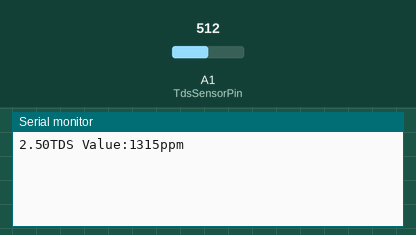
The sketch below on a simulated Arduino Uno, built with avr-gcc and run on an emulated ATmega328P. Shown: the last lines printed to the serial monitor. The inputs (shaded band) are chosen by the test bench; at power-on: A1 (TdsSensorPin) = 512.

Above: at 1.2 s.
1.3 s: A1 (TdsSensorPin) set to 716
At 2.1 s:
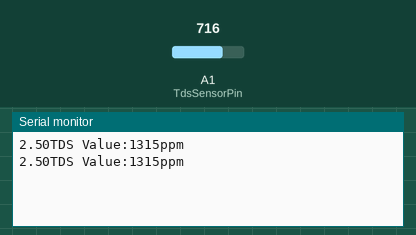
2.8 s: A1 (TdsSensorPin) set to 810
At 3.9 s:
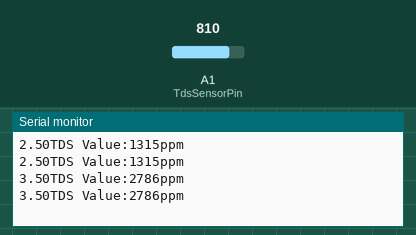
Timing chart, 0 to 5.8 s (numbered marks = the images above; inputs shaded):
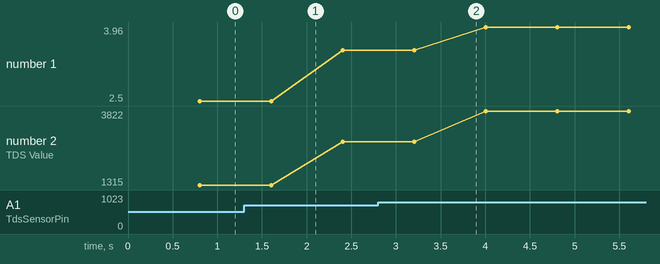

Measured:
- plotted number 1: 2.5 → 3.5 after the input at 1.3 s, 3.5 → 3.96 after the input at 2.8 s
- plotted number 2: 1315 → 2786 after the input at 1.3 s, 2786 → 3822 after the input at 2.8 s

The sketch:

codigo.ino
```cpp
#define TdsSensorPin A1
#define VREF 5.0 // Tensão do arduino
#define SCOUNT 30 // numero de amostras

int analogBuffer[SCOUNT]; // buffer para média
int analogBufferTemp[SCOUNT]; // buffer temporario

int analogBufferIndex = 0; // indice do buffer
int copyIndex = 0;
float averageVoltage = 0.0, tdsValue = 0.0, temperature = 25.0;


void setup()
{
  Serial.begin(9600);
  pinMode(TdsSensorPin, INPUT);
}
void loop()
{
  static unsigned long analogSampleTimepoint = millis();
  if(millis()-analogSampleTimepoint > 40U) // a cada 40ms lê a entrada analogica
  {
    analogSampleTimepoint = millis();
    analogBuffer[analogBufferIndex] = analogRead(TdsSensorPin); //read the analog value and store into the buffer
    analogBufferIndex++;
    if(analogBufferIndex == SCOUNT)
      analogBufferIndex = 0;
  }
  static unsigned long printTimepoint = millis();

  if(millis()-printTimepoint > 800U)
  {
    printTimepoint = millis();
    for(copyIndex=0;copyIndex<SCOUNT;copyIndex++)
      analogBufferTemp[copyIndex]= analogBuffer[copyIndex];

    averageVoltage = getMedianNum(analogBufferTemp,SCOUNT) * (float)VREF/ 1024.0; // faz a media dos valores lidos e converte para tensão
    float compensationCoefficient = 1.0+0.02*(temperature-25.0); // para compensar a variação de  temperatura usamos essa formula (1.0+0.02*(temperatura-25.0)), depois dividimos a tensao pelo valor encontrado.
    float compensationVolatge=averageVoltage/compensationCoefficient; // Compensando a variacao de temperatura

    tdsValue = (133.42*compensationVolatge*compensationVolatge*compensationVolatge - 255.86*compensationVolatge*compensationVolatge + 857.39*compensationVolatge)*0.5; //convert voltage value to tds value
    //Serial.print("voltage:");
    Serial.print(averageVoltage,2);
    //Serial.print("V ");
    Serial.print("TDS Value:");
    Serial.print(tdsValue,0);
    Serial.println("ppm");
  }
}

int getMedianNum(int bArray[], int iFilterLen)
{
  int bTab[iFilterLen];
  for (byte i = 0; i<iFilterLen; i++)
    bTab[i] = bArray[i];

  int i, j, bTemp;
  for (j = 0; j < iFilterLen - 1; j++)
  {
    for (i = 0; i < iFilterLen - j - 1; i++)
    {
      if (bTab[i] > bTab[i + 1])
      {
      bTemp = bTab[i];
      bTab[i] = bTab[i + 1];
      bTab[i + 1] = bTemp;
      }
    }
  }
  if ((iFilterLen & 1) > 0)
    bTemp = bTab[(iFilterLen - 1) / 2];
  else
    bTemp = (bTab[iFilterLen / 2] + bTab[iFilterLen / 2 - 1]) / 2;
  return bTemp;
}
```
